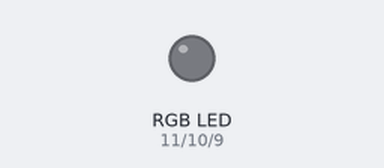
The sketch below on a simulated Arduino Uno, built with avr-gcc and run on an emulated ATmega328P. Shown: an RGB LED mixed from three pins (HIGH = lit). Dim RGB values are drawn brighter than linear.

Above: at 0.05 s.
At 0.95 s:
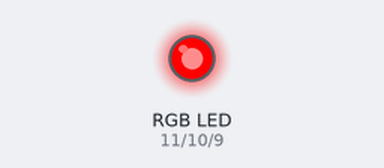
At 1.45 s:
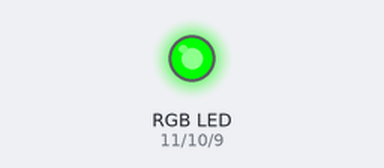
At 1.95 s:
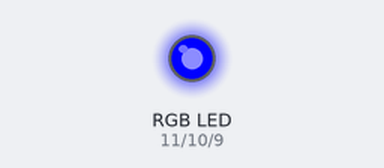
At 2.95 s:
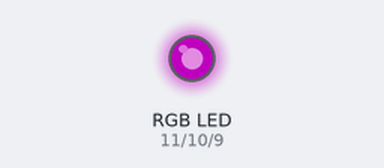
At 3.95 s:
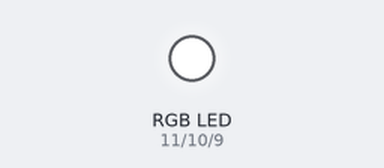
Timing chart, 0 to 5.2 s (numbered marks = the images above):
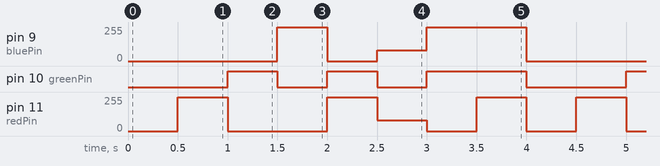

Measured:
- by itself, pin 9 (bluePin): repeats every 4.0 s: 0/255 0.50 s, 80/255 0.50 s, 255/255 1.0 s, 0/255 1.5 s, 255/255 0.50 s
- by itself, pin 10 (greenPin): repeats every 4.0 s: LOW 0.50 s, HIGH 0.50 s, LOW 0.50 s, HIGH 1.0 s, LOW 1.0 s, HIGH 0.50 s
- by itself, pin 11 (redPin): repeats every 4.0 s: 0/255 1.0 s, 255/255 0.50 s, 80/255 0.50 s, 2 × (0/255 0.50 s, 255/255 0.50 s)

The sketch:

Program04.ino
```cpp
int redPin = 11;
int greenPin = 10;
int bluePin = 9;

int duration = 500;

void setup()
{
  pinMode(redPin, OUTPUT);
  pinMode(greenPin, OUTPUT);
  pinMode(bluePin, OUTPUT);
}

void loop()
{
  setColor(0, 0, 0); // LED off
  delay(duration);
  setColor(255, 0, 0); // red
  delay(duration);
  setColor(0, 255, 0); // green
  delay(duration);
  setColor(0, 0, 255); // blue
  delay(duration);
  setColor(255, 255, 0); // yellow
  delay(duration);
  setColor(80, 0, 80); // purple
  delay(duration);
  setColor(0, 255, 255); // aqua
  delay(duration);
  setColor(255, 255, 255); // white
  delay(duration);
}
void setColor(int red, int green, int blue)
{
  analogWrite(redPin, red);
  analogWrite(greenPin, green);
  analogWrite(bluePin, blue);
}
```
